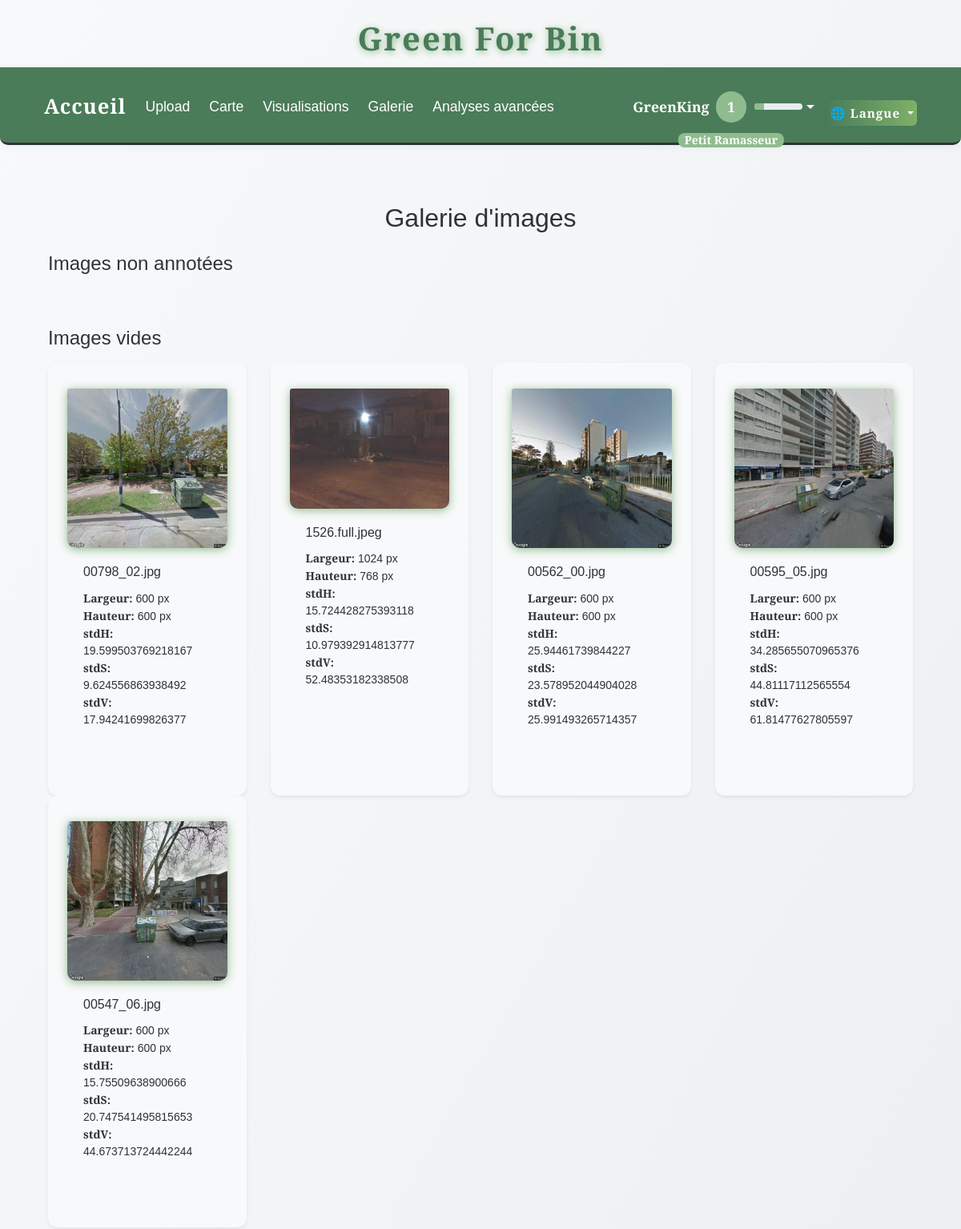
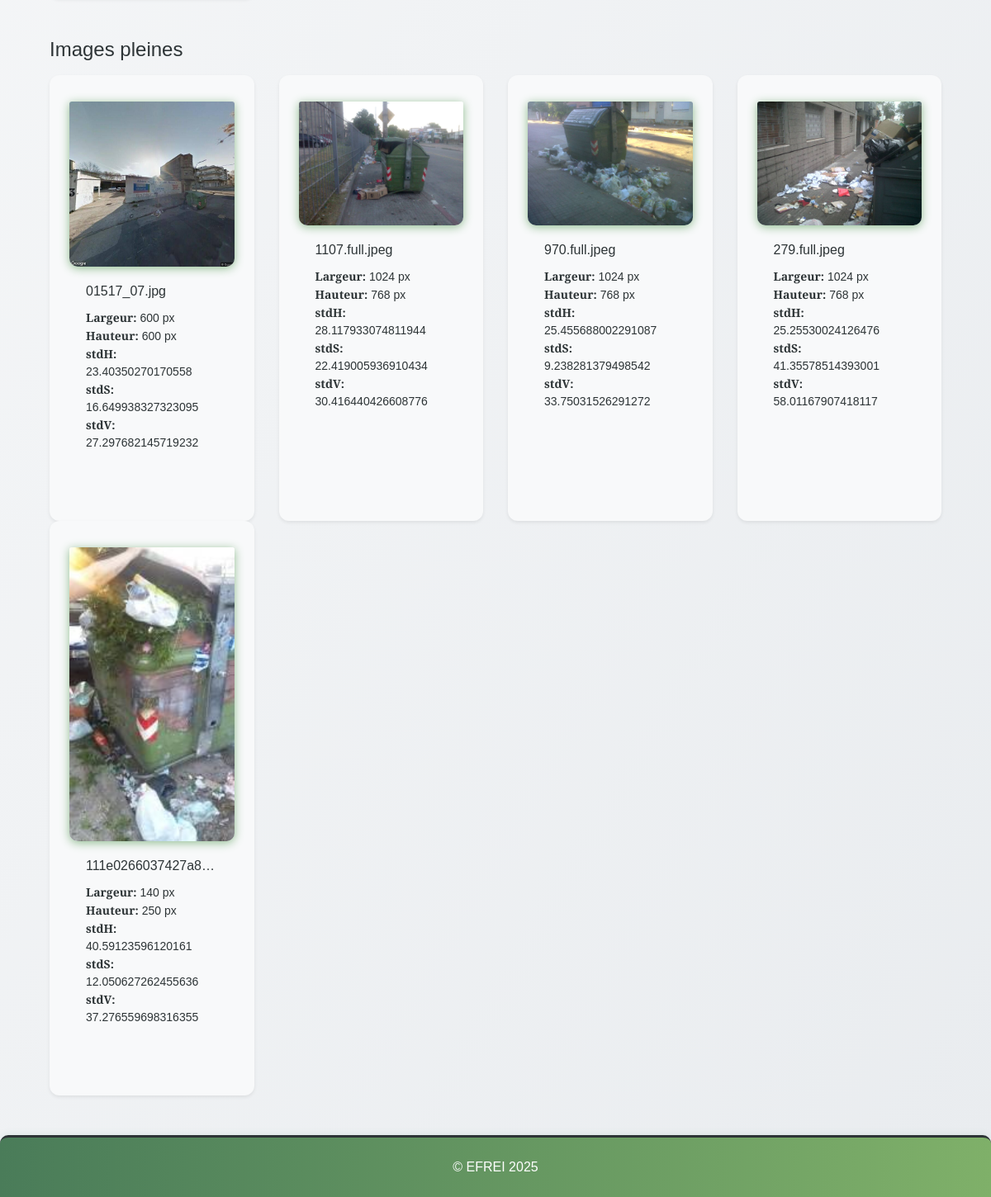
Screenshot of /gallery (signed in) with the database file from the repository (2 pictures, top to bottom).
### tables this page shows
CREATE TABLE users (
                id INTEGER PRIMARY KEY AUTOINCREMENT,
                username TEXT UNIQUE NOT NULL,
                password_hash TEXT NOT NULL,
                email TEXT,
                arrondissement TEXT,
                role TEXT NOT NULL DEFAULT 'user',
                created_at TEXT NOT NULL,
                last_login TEXT,
                xp INTEGER DEFAULT 0
            );

CREATE TABLE images (
                id INTEGER PRIMARY KEY AUTOINCREMENT,
                filename TEXT,
                upload_date TEXT,
                annotation TEXT,
                width INTEGER,
                height INTEGER,
                file_size INTEGER,
                avg_color TEXT,
                hist_rgb TEXT,
                hist_lum TEXT,
                contrast INTEGER,
                contour_count INTEGER,
                localisation TEXT,
                std_h REAL,
                std_s REAL,
                std_v REAL
            );

### app.py (the view)
@app.route('/gallery')
@login_required
def gallery():
    page = int(request.args.get('page', 1))
    per_page = 5
    offset = (page - 1) * per_page
    with sqlite3.connect(DB_PATH) as conn:
        conn.row_factory = sqlite3.Row
        c = conn.cursor()
        c.execute("SELECT * FROM images WHERE annotation LIKE '%vide%' ORDER BY id DESC LIMIT ? OFFSET ?", (per_page, offset))
        vides = [dict(row) for row in c.fetchall()]
        c.execute("SELECT * FROM images WHERE annotation LIKE '%pleine%' ORDER BY id DESC LIMIT ? OFFSET ?", (per_page, offset))
        pleines = [dict(row) for row in c.fetchall()]
        c.execute("SELECT * FROM images WHERE annotation IS NULL OR annotation = '' ORDER BY id DESC LIMIT ? OFFSET ?", (per_page, offset))
        non_labelisees = [dict(row) for row in c.fetchall()]
        c.execute("SELECT COUNT(*) FROM images WHERE annotation LIKE '%vide%'")
        total_vides = c.fetchone()[0]
        c.execute("SELECT COUNT(*) FROM images WHERE annotation LIKE '%pleine%'")
        total_pleines = c.fetchone()[0]
        c.execute("SELECT COUNT(*) FROM images WHERE annotation IS NULL OR annotation = ''")
        total_non_label = c.fetchone()[0]
    total_pages = max(ceil(max(total_vides, total_pleines, total_non_label) / per_page), 1)
    return render_template('gallery.html', vides=vides, pleines=pleines, non_labelisees=non_labelisees, page=page, total_pages=total_pages)

### app.py (called while the page is built)
def get_locale():
    return session.get('lang', request.accept_languages.best_match(['en', 'fr']))

@app.context_processor
def inject_locale():
    return dict(get_locale=get_locale)

@app.context_processor
def inject_user_level():
    def user_level():
        if 'user_id' in session:
            try:
                with sqlite3.connect(DB_PATH) as conn:
                    c = conn.cursor()
                    c.execute("SELECT xp FROM users WHERE id = ?", (session['user_id'],))
                    row = c.fetchone()
                    xp = row[0] if row and row[0] is not None else 0
                return get_user_level(xp)
            except Exception as e:
                print(f"[USER LEVEL] {e}")
        return get_user_level(0)
    return dict(user_level=user_level)

def login_required(f):
    @wraps(f)
    def decorated_function(*args, **kwargs):
        if 'user_id' not in session:
            flash(_('Vous devez être connecté pour accéder à cette page.'), 'error')
            return redirect(url_for('login'))
        return f(*args, **kwargs)
    return decorated_function

### templates/gallery.html (shortened to what this page needs)
{% extends "base.html" %}
{% block content %}
<div class="container mt-5">
  <h2 class="text-center mb-4">{{ _('Galerie d\'images') }}</h2>
  {% for category, images in [('Images non annotées', non_labelisees), ('Images vides', vides), ('Images pleines', pleines)] %}
  <div class="mb-5">
    <h4 class="mb-3">{{ _(category) }}</h4>
    <div class="row row-cols-1 row-cols-sm-2 row-cols-md-3 row-cols-lg-4 g-4">
      {% for image in images %}
      <div class="col">
        <div class="card h-100 shadow-sm">
          <img src="{{ url_for('static', filename='uploads/' + image['filename']) }}" class="card-img-top" alt="image">
          <div class="card-body">
            <h6 class="card-title text-truncate">{{ image['filename'] }}</h6>
            <p class="card-text small">
              {% if image['width'] is defined %}<strong>{{ _('Largeur') }}:</strong> {{ image['width'] }} px<br>{% endif %}
              {% if image['height'] is defined %}<strong>{{ _('Hauteur') }}:</strong> {{ image['height'] }} px<br>{% endif %}
              {% if image['std_h'] is defined %}<strong>stdH:</strong> {{ image['std_h'] }} {% endif %}
              {% if image['std_s'] is defined %}<strong> stdS:</strong> {{ image['std_s'] }} {% endif %}
              {% if image['std_v'] is defined %}<strong> stdV:</strong> {{ image['std_v'] }} {% endif %}
            </p>
          </div>
        </div>
      </div>
      {% endfor %}
    </div>
  </div>
  {% endfor %}
</div>
{% endblock %}

### templates/base.html (shortened to what this page needs)
<!DOCTYPE html>
<html lang="{{ get_locale() }}">
<head>
    <link href="https://cdn.jsdelivr.net/npm/bootstrap@4.6.2/dist/css/bootstrap.min.css" rel="stylesheet">
    <link href="{{ url_for('static', filename='css/style.css') }}" rel="stylesheet">
    <link href="{{ url_for('static', filename='css/greenforbin.css') }}" rel="stylesheet">
</head>
<body>
    <header>
        <h1>{{ _('Green For Bin') }}</h1>
        <nav class="navbar navbar-expand-lg navbar-dark bg-dark">
            <div class="container-fluid">
                <a class="navbar-brand" href="{{ url_for('about') }}">{{ _('Accueil') }}</a>
                <div class="collapse navbar-collapse" id="navbarNav">
                    <ul class="navbar-nav">
                        <li class="nav-item">
                            <a class="nav-link" href="{{ url_for('upload') }}">{{ _('Upload') }}</a>
                        </li>
                        <li class="nav-item">
                            <a class="nav-link" href="{{ url_for('map_view') }}">{{ _('Carte') }}</a>
                        </li>
                        <li class="nav-item">
                            <a class="nav-link" href="{{ url_for('stats') }}">{{ _('Visualisations') }}</a>
                        </li>
                        <li class="nav-item">
                            <a class="nav-link" href="{{ url_for('gallery') }}">{{ _('Galerie') }}</a>
                        </li>
                        <li class="nav-item">
                            <a class="nav-link" href="{{ url_for('analyses_avancees') }}">{{ _('Analyses avancées') }}</a>
                        </li>
                    </ul>
                    <ul class="navbar-nav ml-auto" style="margin-left:auto;">
                    <div class="d-flex align-items-center ml-auto" style="margin-left:auto;">
                        {% if session.get('user_id') %}
                            <li class="nav-item dropdown">
                                <a class="nav-link dropdown-toggle d-flex align-items-center" href="#" id="userDropdown" role="button" data-toggle="dropdown" aria-haspopup="true" aria-expanded="false" style="font-weight:bold; color: var(--cream) !important;">
                                    {{ session.get('username') }}
                                    {% set lvl = user_level() %}
                                    <span class="badge badge-pill ml-2" style="background: #8fbc8f; color: #fff; font-size: 1em; min-width:2.2em; height:2.2em; display:flex; align-items:center; justify-content:center; border-radius:50%; position:relative;">
                                        {{ lvl.level }}
                                        <span style="position:absolute; bottom:-2.2em; left:50%; transform:translateX(-50%); font-size:0.8em; color:#fff; white-space:nowrap; background:#8fbc8f; border-radius:8px; padding:2px 8px;">{{ _(lvl.title) }}</span>
                                    </span>
                                    <div style="width:60px; height:8px; background:#e9ecef; border-radius:4px; margin-left:10px; overflow:hidden; position:relative;">
                                        <div style="width:{{ lvl.progress }}%; height:100%; background:#8fbc8f;"></div>
                                    </div>
                                </a>
                            </li>
                        {% endif %}
                    </ul>
                        <form class="form-inline" method="get" action="#" id="langDropdownForm" style="margin:0; padding:0;">
                            <div class="dropdown lang-switch" style="font-size:0.95rem;">
                                <button class="btn btn-outline-light dropdown-toggle p-1" type="button" id="langDropdown" data-toggle="dropdown" aria-haspopup="true" aria-expanded="false" style="font-size:0.95rem; min-width:90px; height:32px; line-height:1.1; padding:2px 10px;">
                                    {% if get_locale() == 'fr' %}🇫🇷 Français{% elif get_locale() == 'en' %}🇬🇧 English{% else %}🌐 Langue{% endif %}
                                </button>
                            </div>
                        </form>
                    </div>
                </div>
        </nav>
    </header>
    <div class="container mt-4">
        {% block content %}{% endblock %}
    </div>
    <footer class="footer-efrei mt-auto py-3">
        <div class="container text-center">
            <span>&copy; EFREI 2025</span>
        </div>
    </footer>
</body>
</html>

### static/css/style.css (style rules this page uses)
:root { --primary-green: #4a7c59; --light-green: #7fb069; --sage-green: #8fbc8f; --cream: #fefefe; --warm-white: #f8f9fa; --soft-gray: #e9ecef; --charcoal: #2d3436; --text-primary: #2d3436; --text-secondary: #636e72; --radius: 2.5rem; --shadow: 0 4px 24px rgba(44, 124, 89, 0.10); --transition: all 0.3s cubic-bezier(.4,0,.2,1); --green-dark: var(--primary-green); --green: var(--light-green); --green-light: var(--sage-green); --beige: var(--cream); --white: var(--cream); --black: var(--charcoal); }
html, body { height: 100%; margin: 0; padding: 0; }
body { display: flex; flex-direction: column; min-height: 100vh; }
.container.mt-4 { flex: 1 0 auto; }
.navbar { background: linear-gradient(90deg, var(--primary-green) 0%, var(--light-green) 100%); border-radius: 0 0 var(--radius) var(--radius); box-shadow: var(--shadow); padding: 1.5rem 2.5rem 1.2rem 2.5rem; display: flex; justify-content: center; align-items: center; gap: 2rem; position: sticky; top: 0; z-index: 1000; }
.nav-link { color: var(--cream); font-family: 'Inter', 'Franklin Gothic Medium', 'Arial Narrow', Arial, sans-serif, sans-serif; font-size: 1.1rem; font-weight: 500; padding: 0.5rem 1.2rem; border-radius: 2rem; transition: var(--transition); position: relative; }
.btn { background: var(--primary-green); color: var(--cream); border: none; border-radius: 2rem; font-family: 'Inter', Arial, sans-serif; font-weight: 600; padding: 0.9rem 2.2rem; font-size: 1.1rem; box-shadow: 0 2px 8px rgba(44, 124, 89, 0.08); transition: var(--transition); cursor: pointer; margin-top: 1rem; letter-spacing: 1px; }
.card { background: var(--white); border-radius: var(--radius); box-shadow: var(--shadow); padding: 2rem 1.5rem; margin-bottom: 2rem; transition: var(--transition); position: relative; overflow: hidden; }
.footer-efrei { width: 100%; background: linear-gradient(90deg, var(--primary-green) 0%, var(--light-green) 100%); color: var(--cream); border-top: 3px solid var(--charcoal); box-shadow: 0 -2px 8px rgba(44, 124, 89, 0.08); font-family: 'Quercus Serif', 'Montserrat', 'Quicksand', Arial, sans-serif !important; font-weight: 500; flex-shrink: 0; }
.footer-efrei .container { padding-top: 8px; padding-bottom: 8px; }

### static/css/greenforbin.css (style rules this page uses)
:root { --primary-green: #4a7c59; --light-green: #7fb069; --sage-green: #8fbc8f; --cream: #fefefe; --warm-white: #f8f9fa; --soft-gray: #e9ecef; --charcoal: #2d3436; --text-primary: #2d3436; --text-secondary: #636e72; }
body { background: linear-gradient(135deg, var(--cream) 0%, var(--light-green) 100%); color: var(--text-primary); font-family: 'Segoe UI', 'Roboto', Arial, sans-serif; min-height: 100vh; }
header h1 { color: var(--primary-green); font-weight: bold; letter-spacing: 2px; text-shadow: 1px 2px 8px var(--sage-green); }
.navbar, .navbar-brand, .nav-link { background: var(--primary-green) !important; color: var(--cream) !important; font-weight: 500; border-radius: 0 0 10px 10px; }
.card { border-radius: 16px; box-shadow: 0 4px 24px 0 rgba(79, 124, 89, 0.10); border: none; background: var(--warm-white); }
img { border-radius: 10px; box-shadow: 0 2px 12px var(--sage-green); transition: transform 0.2s; }
footer { background: var(--primary-green); color: var(--cream); text-align: center; padding: 12px 0; border-radius: 10px 10px 0 0; margin-top: 40px; }

### rows the page displays
users: get "GreenKing"
images: filename (picture), filename "00798_02.jpg", width "600", height "600", std_h "19.599503769218167", std_s "9.624556863938492", std_v "17.94241699826377"
images: filename (picture), filename "1526.full.jpeg", width "1024", height "768", std_h "15.724428275393118", std_s "10.979392914813777", std_v "52.48353182338508"
images: filename (picture), filename "00562_00.jpg", width "600", height "600", std_h "25.94461739844227", std_s "23.578952044904028", std_v "25.991493265714357"
images: filename (picture), filename "00595_05.jpg", width "600", height "600", std_h "34.285655070965376", std_s "44.81117112565554", std_v "61.81477627805597"
images: filename (picture), filename "00547_06.jpg", width "600", height "600", std_h "15.75509638900666", std_s "20.747541495815653", std_v "44.673713724442244"
images: filename (picture), filename "01517_07.jpg", width "600", height "600", std_h "23.40350270170558", std_s "16.649938327323095", std_v "27.297682145719232"
images: filename (picture), filename "1107.full.jpeg", width "1024", height "768", std_h "28.117933074811944", std_s "22.419005936910434", std_v "30.416440426608776"
images: filename (picture), filename "970.full.jpeg", width "1024", height "768", std_h "25.455688002291087", std_s "9.238281379498542", std_v "33.75031526291272"
images: filename (picture), filename "279.full.jpeg", width "1024", height "768", std_h "25.25530024126476", std_s "41.35578514393001", std_v "58.01167907418117"
images: filename (picture), filename "111e0266037427a8…", width "140", height "250", std_h "40.59123596120161", std_s "12.050627262455636", std_v "37.276559698316355"

### other values shown
{{ lvl.level }} "1"
